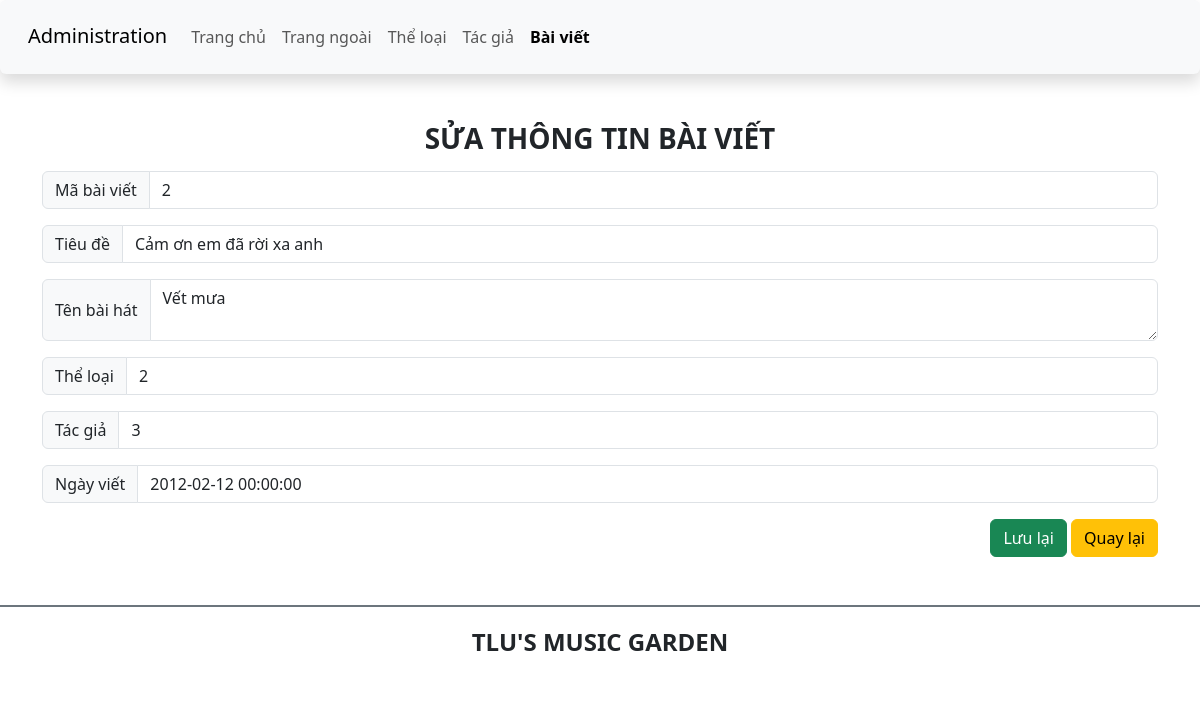
Page /admin/edit_article.php?id=2 on the committed database.
### tables this page shows
create table baiviet(
	ma_bviet int unsigned not null primary key auto_increment,
    tieude varchar(200) not null,
    ten_bhat varchar(100) not null,
    ma_tloai int unsigned not null,
    tomtat text not null,
    noidung text,
    ma_tgia int unsigned not null,
    ngayviet datetime not null default now(),
    hinhanh varchar(200),
	foreign key (ma_tloai) references theloai(ma_tloai),
    foreign key (ma_tgia) references tacgia(ma_tgia)
);

### admin/edit_article.php (the view, shortened to what this page needs)
<?php
include '../db.php';
$ma_bviet = $_GET['id'];
$sql = "SELECT * FROM baiviet WHERE ma_bviet=$ma_bviet";
$result = $conn->query($sql);
$article = $result->fetch_assoc();
?>
<!DOCTYPE html>
<html lang="en">
<head>
    <link href="https://cdn.jsdelivr.net/npm/bootstrap@5.3.0-alpha1/dist/css/bootstrap.min.css" rel="stylesheet">
    <link rel="stylesheet" href="https://cdnjs.cloudflare.com/ajax/libs/font-awesome/6.3.0/css/all.min.css">
    <link rel="stylesheet" href="css/style_login.css">
</head>
<body>
    <header>
        <nav class="navbar navbar-expand-lg bg-body-tertiary shadow p-3 bg-white rounded">
            <div class="container-fluid">
                <div class="h3">
                    <a class="navbar-brand" href="#">Administration</a>
                </div>
                <div class="collapse navbar-collapse" id="navbarSupportedContent">
                    <ul class="navbar-nav me-auto mb-2 mb-lg-0">
                        <li class="nav-item">
                            <a class="nav-link" href="./">Trang chủ</a>
                        </li>
                        <li class="nav-item">
                            <a class="nav-link" href="../index.php">Trang ngoài</a>
                        </li>
                        <li class="nav-item">
                            <a class="nav-link" href="category.php">Thể loại</a>
                        </li>
                        <li class="nav-item">
                            <a class="nav-link" href="author.php">Tác giả</a>
                        </li>
                        <li class="nav-item">
                            <a class="nav-link active fw-bold" href="article.php">Bài viết</a>
                        </li>
                    </ul>
                </div>
            </div>
        </nav>
    </header>
    <main class="container mt-5 mb-5">
        <div class="row">
            <div class="col-sm">
                <h3 class="text-center text-uppercase fw-bold">Sửa thông tin bài viết</h3>
                <form action="" method="post">
                    <div class="input-group mt-3 mb-3">
                        <span class="input-group-text" id="lblArticleId">Mã bài viết</span>
                        <input type="text" class="form-control" name="ma_bviet" readonly value="<?php echo $article['ma_bviet']; ?>">
                    </div>
                    <div class="input-group mt-3 mb-3">
                        <span class="input-group-text" id="lblArticleTitle">Tiêu đề</span>
                        <input type="text" class="form-control" name="tieude" value="<?php echo $article['tieude']; ?>">
                    </div>
                    <div class="input-group mt-3 mb-3">
                        <span class="input-group-text" id="lblArticleContent">Tên bài hát</span>
                        <textarea class="form-control" name=""><?php echo $article['ten_bhat']; ?></textarea>
                    </div>
                    <div class="input-group mt-3 mb-3">
                        <span class="input-group-text" id="lblArticleImage">Thể loại</span>
                        <input type="text" class="form-control" name="hinhanh" value="<?php echo $article['ma_tloai']; ?>">
                    </div>
                    <div class="input-group mt-3 mb-3">
                        <span class="input-group-text" id="lblArticleImage">Tác giả</span>
                        <input type="text" class="form-control" name="hinhanh" value="<?php echo $article['ma_tgia']; ?>">
                    </div>
                    <div class="input-group mt-3 mb-3">
                        <span class="input-group-text" id="lblArticleImage">Ngày viết</span>
                        <input type="text" class="form-control" name="hinhanh" value="<?php echo $article['ngayviet']; ?>">
                    </div>
                    <div class="form-group float-end">
                        <input type="submit" name="edit_article" value="Lưu lại" class="btn btn-success">
                        <a href="article.php" class="btn btn-warning">Quay lại</a>
                    </div>
                </form>
            </div>
        </div>
    </main>
    <footer class="bg-white d-flex justify-content-center align-items-center border-top border-secondary border-2" style="height:80px">
        <h4 class="text-center text-uppercase fw-bold">TLU's music garden</h4>
    </footer>
</body>
</html>

### rows in the picture
baiviet: ma_bviet "2", tieude "Cảm ơn em đã rời xa anh", ten_bhat "Vết mưa", hinhanh "2", hinhanh "3", hinhanh "2012-02-12 00:00:00"
